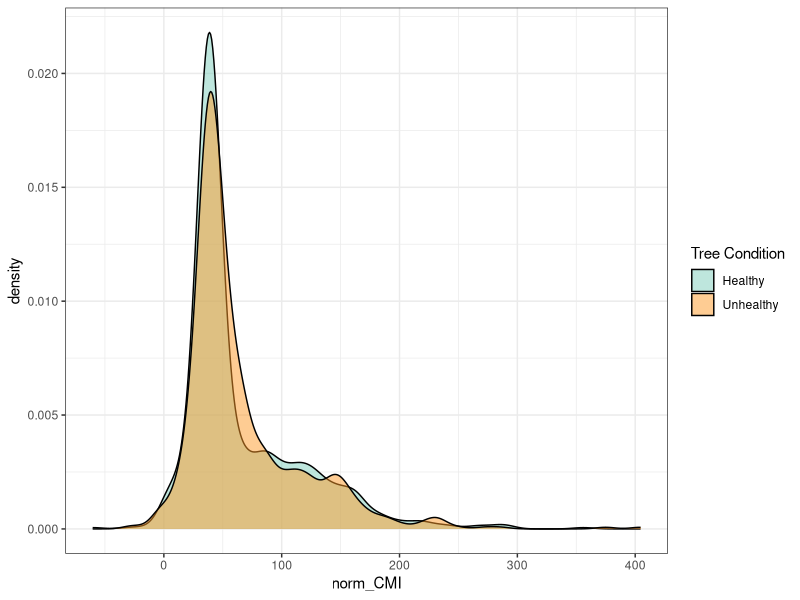
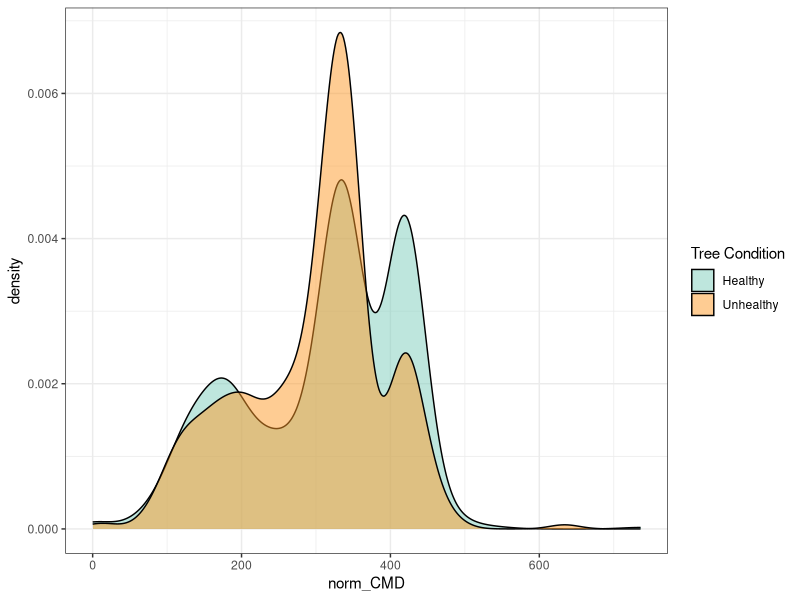
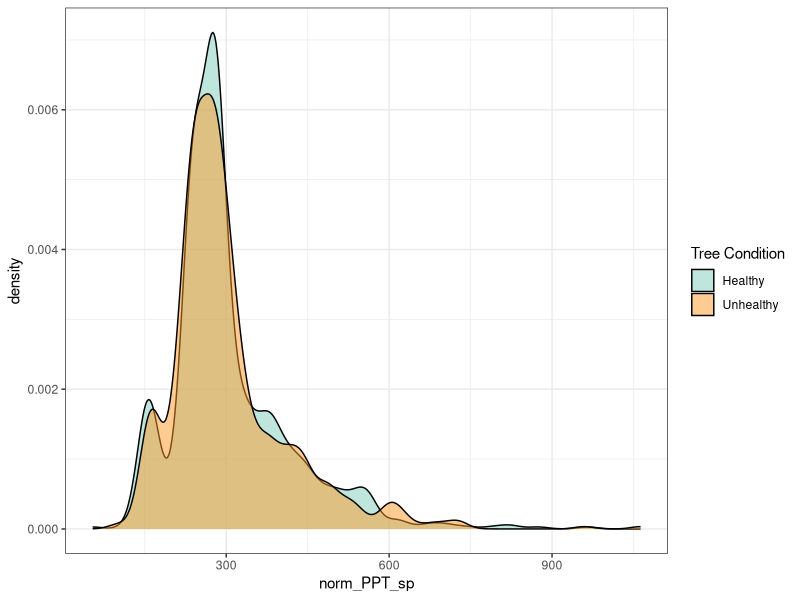

These figures' R source, in order:
## ---- chunk 1
knitr::opts_chunk$set(echo = FALSE)
knitr::opts_knit$set(root.dir = "/Users/redcedar/ServerFiles/redcedar/") 
## ---- chunk 2
library(tidyverse)
library(randomForest)
library(caret)
library(rpart)
library(knitr)
## ---- chunk 3
data <- read.csv("./data/observations-223649.csv")
## ---- chunk 4
normals <- read.csv("./data/gps1500_Normal_1991_2020MSY.csv",na.string ="-9999")
colnames(normals) <- str_c("norm_",colnames(normals)) #change column names - not to be confused with decadal data
normals <- rename(normals, id = norm_ID2) #rename column 'ID2' (changed for ClimateNA tool) back to 'id'
## ---- chunk 5
lastdecade <- read.csv("./data/gps1500_Decade_2011_2020MSY.csv",na.string ="-9999")
lastdecade <- rename(lastdecade, id = ID2) #rename column 'ID2' (changed for ClimateNA tool) back to 'id'
## ---- chunk 6
#combo.normals <- left_join(data,normals,by="id")  %>% left_join(.,topo,by="id") %>% left_join(.,pnwsoils,by="id")
#combo.decade <- left_join(data,lastdecade,by="id")  %>% left_join(.,topo,by="id") %>% left_join(.,pnwsoils,by="id") 
combo <- left_join(data,lastdecade,by="id") %>% left_join(.,normals,by="id") 
## ---- chunk 7
combo$field.tree.canopy.symptoms[combo$field.tree.canopy.symptoms=="Multiple Symptoms"] <-"Multiple Symptoms (please list in Notes)"
combo$field.tree.canopy.symptoms[combo$field.tree.canopy.symptoms=="multiple symptoms"] <-"Multiple Symptoms (please list in Notes)"
combo$field.tree.canopy.symptoms[combo$field.tree.canopy.symptoms=="thinning foliage"] <-"Thinning Canopy"
combo$field.tree.canopy.symptoms[combo$field.tree.canopy.symptoms=="healthy"] <-"Healthy"
combo$field.tree.canopy.symptoms[combo$field.tree.canopy.symptoms=="dead top"] <-"Old Dead Top (needles already gone)"
combo <- combo %>% droplevels()
combo$field.tree.canopy.symptoms <- as.factor(combo$field.tree.canopy.symptoms)
#levels(combo$field.tree.canopy.symptoms)
## ---- chunk 8
combo$field.number.of.additional.unhealthy.trees..of.same.species..in.area..within.sight.[combo$field.number.of.additional.unhealthy.trees..of.same.species..in.area..within.sight.=="4"] <- "4-6"
combo$field.number.of.additional.unhealthy.trees..of.same.species..in.area..within.sight.[combo$field.number.of.additional.unhealthy.trees..of.same.species..in.area..within.sight.=="5"] <- "4-6"
combo$field.number.of.additional.unhealthy.trees..of.same.species..in.area..within.sight.[combo$field.number.of.additional.unhealthy.trees..of.same.species..in.area..within.sight.=="2"] <- "2-3"
combo <- combo %>% droplevels()
combo$field.number.of.additional.unhealthy.trees..of.same.species..in.area..within.sight. <- as.factor(combo$field.number.of.additional.unhealthy.trees..of.same.species..in.area..within.sight.)
#levels(combo$field.number.of.additional.unhealthy.trees..of.same.species..in.area..within.sight.)
## ---- chunk 9
combo$field.optional...tree.size[combo$field.optional...tree.size == "Large"] <- "Large (too big to wrap arms around trunk)"
combo$field.optional...tree.size[combo$field.optional...tree.size == "Medium"] <- "Medium (can wrap arms around trunk)"
combo$field.optional...tree.size[combo$field.optional...tree.size == "Small"] <- "Small (can wrap hands around trunk)"
combo$field.optional...tree.size[combo$field.optional...tree.size == "Very Large"] <- "Very Large (would take many people to wrap arms around trunk)"
combo <- combo %>% droplevels()
combo$field.optional...tree.size <- as.factor(combo$field.optional...tree.size)
#levels(combo$field.optional...tree.size)
## ---- chunk 10
combo %>% group_by(field.tree.canopy.symptoms) %>% count()
## ---- chunk 11
level_key <- c("Healthy" = "Healthy", "Thinning Canopy" = "Unhealthy", "New Dead Top (red or brown needles still attached)" = "Unhealthy", "Old Dead Top (needles already gone)" = "Unhealthy", "Tree is dead" = "Unhealthy", "Multiple Symptoms (please list in Notes)" = "Unhealthy", "Extra Cone Crop" = "Unhealthy", "Browning Canopy" = "Unhealthy","Branch Dieback or 'Flagging'" = "Unhealthy", "Other (please describe in Notes)" = "Unhealthy", "Yellowing Canopy" = "Unhealthy")

binary <- combo
binary$field.tree.canopy.symptoms <- recode_factor(binary$field.tree.canopy.symptoms, !!!level_key)
#levels(binary$field.tree.canopy.symptoms)
binary <- binary %>% filter(field.tree.canopy.symptoms!="Candelabra top or very old spike top (old growth)") %>% droplevels()
binary$field.tree.canopy.symptoms <- as.factor(binary$field.tree.canopy.symptoms)
## ---- chunk 12
binary %>% group_by(field.tree.canopy.symptoms) %>% count()
## ---- chunk 13
ggplot(binary,aes(norm_CMI,fill=field.tree.canopy.symptoms)) +geom_density(alpha=0.5) + scale_fill_manual(name="Tree Condition",values=c("#7fcdbb","#fe9929")) +theme_bw()
## ---- chunk 14
ggplot(binary,aes(norm_CMD,fill=field.tree.canopy.symptoms)) +geom_density(alpha=0.5) + scale_fill_manual(name="Tree Condition",values=c("#7fcdbb","#fe9929")) +theme_bw()
## ---- chunk 15
ggplot(binary,aes(norm_PPT_sp,fill=field.tree.canopy.symptoms)) +geom_density(alpha=0.5) + scale_fill_manual(name="Tree Condition",values=c("#7fcdbb","#fe9929")) +theme_bw()
